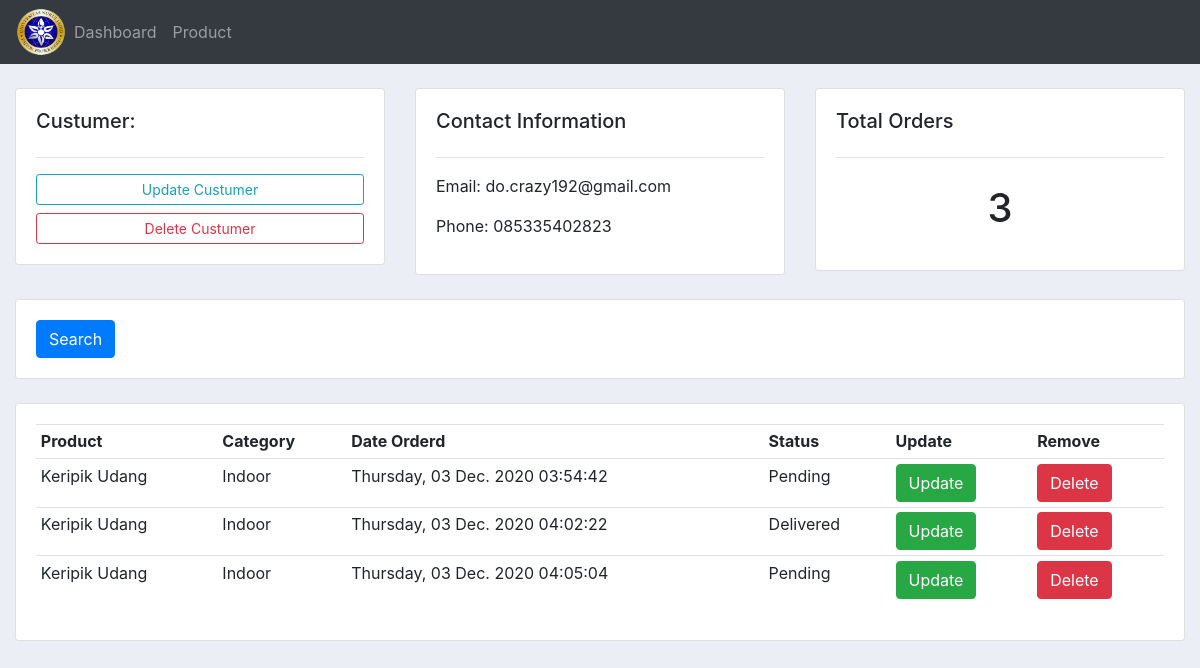
The page /custumer/1 on the database its author committed.
### masruri/models.py (models this page shows, shortened)
class Custumer(models.Model):
    name = models.CharField(max_length=200, blank=True, null=True)
    phone = models.CharField(max_length=200, blank=True, null=True)
    email = models.CharField(max_length=200, blank=True, null=True)
    date_created = models.DateTimeField(auto_now_add=True, null=True)

class Order(models.Model):
    STATUS = (
        ('Pending', 'Pending'),
        ('Out for delivery', 'Out for delivery'),
        ('Delivered', 'Delivered'),
    )
    custumer = models.ForeignKey(
        Custumer, null=True, on_delete=models.SET_NULL)
    product = models.ForeignKey(Product, null=True, on_delete=models.SET_NULL)
    date_created = models.DateTimeField(auto_now_add=True, null=True)
    status = models.CharField(max_length=200, null=True, choices=STATUS)

class Product(models.Model):
    CATEGORY = (
        ('Indoor', 'Indoor'),
        ('Out Door', 'Out Door'),
    )
    name = models.CharField(max_length=200, blank=True, null=True)
    price = models.IntegerField(blank=True, null=True)
    category = models.CharField(
        max_length=200, blank=True, null=True, choices=CATEGORY)
    description = models.CharField(max_length=200, blank=True, null=True)
    date_created = models.DateTimeField(auto_now_add=True, null=True)
    tag = models.ManyToManyField(Tag)
    def __str__(self):
        return self.name

### masruri/views.py (the view)
# urls.py: path('custumer/<str:pk>', views.custumer, name='custumer'),
def custumer(request, pk):
    detailcustumer = Custumer.objects.get(id=pk)
    order_custumer = detailcustumer.order_set.all()
    total_custumer = order_custumer.count()
    context = {
        'judul': 'Halaman Konsumen',
        'custumer': detailcustumer,
        'data_order_custumer': order_custumer,
        'data_total_custumer': total_custumer,
    }
    return render(request, 'masruri/custumer.html', context)

### masruri/templates/masruri/custumer.html
{% extends "masruri/main.html" %}
{% block content %}
<br>
<div class="container-fluid">
    <div class="row">
        <div class="col-md-4">
            <div class="card card-body">
                <h5>Custumer:</h5>
                <hr>
                <a class="btn btn-outline-info  btn-sm btn-block" href="">Update Custumer</a>
                <a class="btn btn-outline-danger  btn-sm btn-block" href="">Delete Custumer</a>
            </div>
        </div>
        <div class="col-md-4">
            <div class="card card-body">
                <h5>Contact Information</h5>
                <hr>
                <p>Email: {{ custumer.email }}</p>
                <p>Phone: {{ custumer.phone }}</p>
            </div>
        </div>
        <div class="col-md-4">
            <div class="card card-body">
                <h5>Total Orders</h5>
                <hr>
                <h1 style="text-align: center;padding: 10px">{{ data_total_custumer }}</h1>
            </div>
        </div>
    </div>
    <br>
    <div class="row">
        <div class="col">
            <div class="card card-body">
                <form method="get">
                    <button class="btn btn-primary" type="submit">Search</button>
                </form>
            </div>
        </div>
    </div>
    <br>
    <div class="row">
        <div class="col-md">
            <div class="card card-body">
                <table class="table table-sm">
                    <tr>
                        <th>Product</th>
                        <th>Category</th>
                        <th>Date Orderd</th>
                        <th>Status</th>
                        <th>Update</th>
                        <th>Remove</th>
                    </tr>
                    {% for tampil_order_custumer in data_order_custumer %}
                    <tr>
                        <td>{{ tampil_order_custumer.product }}</td>
                        <td>{{ tampil_order_custumer.product.category }}</td>
                        <td>{{ tampil_order_custumer.date_created|date:"l, d N Y" }}
                            {{ tampil_order_custumer.date_created|time:"H:i:s" }}
                        </td>
                        <td>{{ tampil_order_custumer.status }}</td>
                        <td><a href="{% url 'update_order' tampil_order_custumer.id %}" class="btn btn-success">Update</a></td>
                        <td><a href="{% url 'delete_order' tampil_order_custumer.id %}" class="btn btn-danger">Delete</a></td>
                    </tr>
                    {% endfor %}
                </table>
            </div>
        </div>
    </div>
</div>
{% endblock content  %}

### static/css/main.css (style rules this page uses)
body { background-color: #ebeff5; }

### masruri/templates/masruri/main.html (style rules this page uses)
body { background-color: #ebeff5; }

### rows shown on the page
Custumer: email "do.crazy192@gmail.com", phone "085335402823"
Order: product "Keripik Udang", product.category "Indoor", date_created "Thursday, 03 Dec. 2020", date_created "03:54:42", status "Pending"
Order: product "Keripik Udang", product.category "Indoor", date_created "Thursday, 03 Dec. 2020", date_created "04:02:22", status "Delivered"
Order: product "Keripik Udang", product.category "Indoor", date_created "Thursday, 03 Dec. 2020", date_created "04:05:04", status "Pending"

### other values the page prints
{{ data_total_custumer }} "3"
